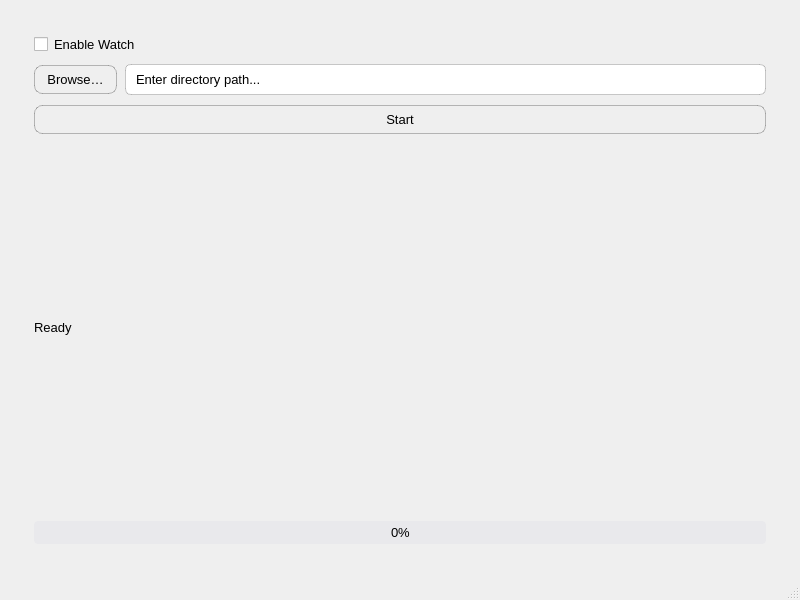
<?xml version="1.0" encoding="UTF-8"?>
<ui version="4.0">
 <class>MainWindow</class>
 <widget class="QMainWindow" name="MainWindow">
  <property name="geometry">
   <rect>
    <x>0</x>
    <y>0</y>
    <width>800</width>
    <height>600</height>
   </rect>
  </property>
  <property name="windowTitle">
   <string>MainWindow</string>
  </property>
  <property name="styleSheet">
   <string notr="true">QWidget {
    font-size: 13px;
}

QPushButton {
    padding: 6px 12px;
    border-radius: 8px;
    border: 1px solid rgba(0,0,0,25%);
    background: qlineargradient(x1:0, y1:0, x2:0, y2:1,
                                stop:0 #ffffff, stop:1 #f2f2f2);
}
QPushButton:hover {
    background: #f7f7f7;
}
QPushButton:pressed {
    background: #eaeaea;
}

QLineEdit {
    padding: 6px 8px;
    border: 1px solid rgba(0,0,0,20%);
    border-radius: 6px;
    background: #ffffff;
}

QCheckBox {
    padding: 2px 0;
}

QProgressBar {
    background: #e9e9ec;
    border: none;
    border-radius: 4px;
    text-align: center;
}
QProgressBar::chunk {
    border-radius: 4px;
    background-color: #4a90e2;
}
</string>
  </property>
  <widget class="QWidget" name="centralwidget">
   <layout class="QVBoxLayout" name="verticalLayout_2">
    <property name="spacing">
     <number>12</number>
    </property>
    <property name="leftMargin">
     <number>24</number>
    </property>
    <property name="topMargin">
     <number>24</number>
    </property>
    <property name="rightMargin">
     <number>24</number>
    </property>
    <property name="bottomMargin">
     <number>24</number>
    </property>
    <item>
     <layout class="QVBoxLayout" name="verticalLayout">
      <property name="spacing">
       <number>10</number>
      </property>
      <property name="leftMargin">
       <number>10</number>
      </property>
      <property name="topMargin">
       <number>10</number>
      </property>
      <property name="rightMargin">
       <number>10</number>
      </property>
      <property name="bottomMargin">
       <number>10</number>
      </property>
      <item>
       <widget class="QCheckBox" name="chkWatch">
        <property name="sizePolicy">
         <sizepolicy hsizetype="Fixed" vsizetype="Fixed">
          <horstretch>0</horstretch>
          <verstretch>0</verstretch>
         </sizepolicy>
        </property>
        <property name="toolTip">
         <string>Automatically process new files</string>
        </property>
        <property name="text">
         <string>Enable Watch</string>
        </property>
       </widget>
      </item>
      <item>
       <layout class="QHBoxLayout" name="horizontalLayout" stretch="0,0">
        <property name="spacing">
         <number>8</number>
        </property>
        <item>
         <widget class="QPushButton" name="btnSelectDir">
          <property name="sizePolicy">
           <sizepolicy hsizetype="Fixed" vsizetype="Fixed">
            <horstretch>0</horstretch>
            <verstretch>0</verstretch>
           </sizepolicy>
          </property>
          <property name="toolTip">
           <string>Select a directory</string>
          </property>
          <property name="statusTip">
           <string/>
          </property>
          <property name="text">
           <string>Browse…</string>
          </property>
         </widget>
        </item>
        <item>
         <widget class="QLineEdit" name="txtPath">
          <property name="text">
           <string>Enter directory path...</string>
          </property>
         </widget>
        </item>
       </layout>
      </item>
      <item>
       <widget class="QPushButton" name="btnStart">
        <property name="text">
         <string>Start</string>
        </property>
       </widget>
      </item>
      <item>
       <widget class="QLabel" name="lblStatus">
        <property name="toolTip">
         <string>Displays current status</string>
        </property>
        <property name="text">
         <string>Ready</string>
        </property>
       </widget>
      </item>
      <item>
       <widget class="QProgressBar" name="progressBar">
        <property name="toolTip">
         <string>Shows current progress</string>
        </property>
        <property name="value">
         <number>0</number>
        </property>
        <property name="textVisible">
         <bool>true</bool>
        </property>
       </widget>
      </item>
     </layout>
    </item>
   </layout>
  </widget>
  <widget class="QMenuBar" name="menubar">
   <property name="geometry">
    <rect>
     <x>0</x>
     <y>0</y>
     <width>800</width>
     <height>36</height>
    </rect>
   </property>
  </widget>
  <widget class="QStatusBar" name="statusbar"/>
 </widget>
 <resources/>
 <connections/>
</ui>
